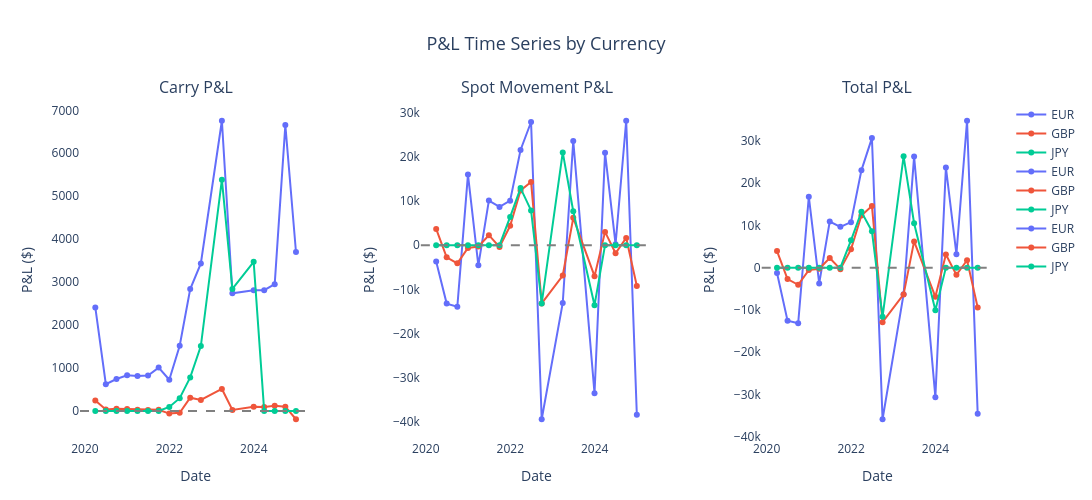
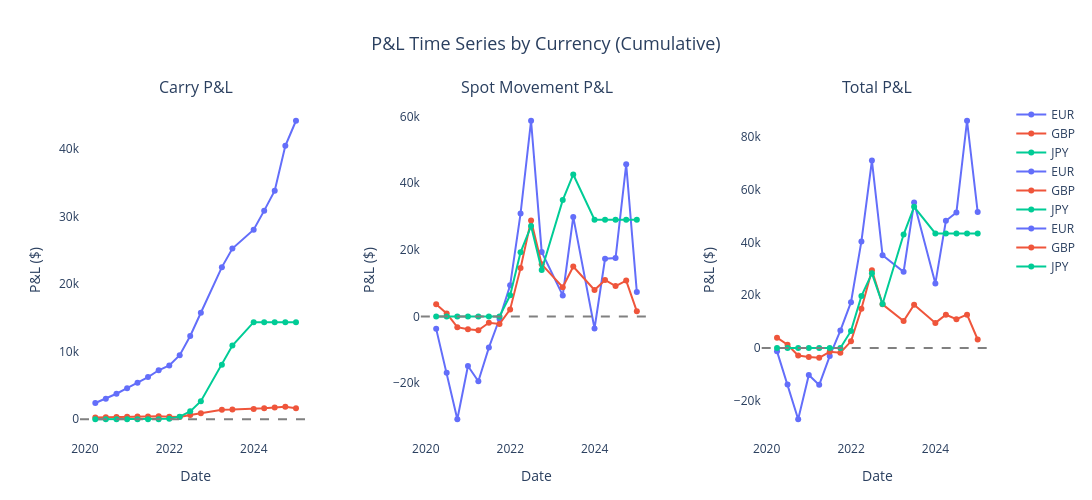

The cell these charts' notebook holds for them, in order:
### Markdown cell above
### 8.2 Plot Time Series by Currency (3-Panel: Carry | Spot | Total)

### Code cell
# 8.2.1 Quarterly P&L by currency (periodic)
print("\nPlotting quarterly P&L by currency (periodic)...")
fig1 = trade_portfolio.plot_pnl_by_currency(period='Q', cumulative=False)
fig1.show()

print("\n" + "="*80)

# 8.2.2 Quarterly P&L by currency (cumulative)
print("\nPlotting quarterly P&L by currency (cumulative)...")
fig2 = trade_portfolio.plot_pnl_by_currency(period='Q', cumulative=True)
fig2.show()

print("\n✓ Each subplot shows separate P&L component (Carry | Spot | Total)")
print("  One line per currency, easy to compare trends across currencies")
